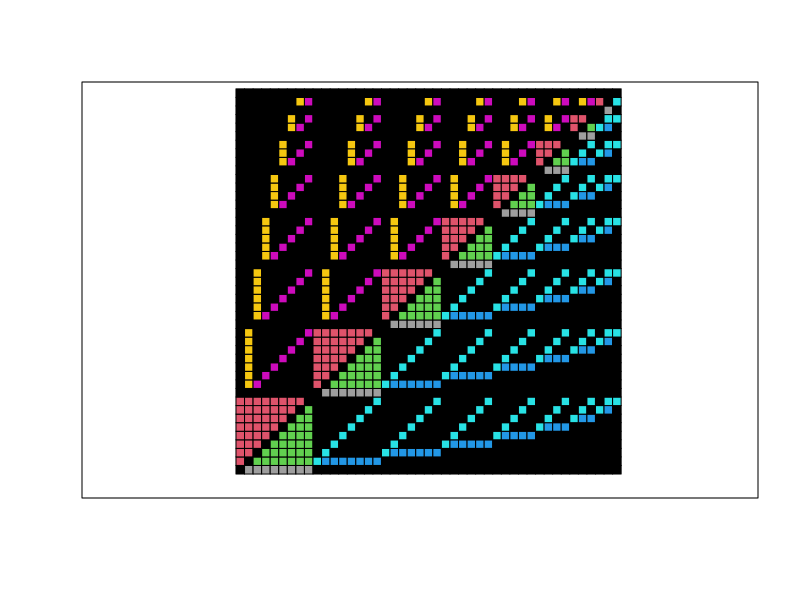

R code for this plot:
n = 8
numStates = (n+1)*(n+2)/2

row_index = function(i, M){
    ii = M(M+1)/2-1-i
    K = floor((sqrt(8*ii+1)-1)/2)
    return(M-1-K)
}

column_index = function(i, M){
    ii = M(M+1)/2-1-i
    K = floor((sqrt(8*ii+1)-1)/2)
    return(i - M(M+1)/2 + (K+1)(K+2)/2)
}

get_idx = function(i,j, M){
    return(i*M-i*(i-1)/2+j+1) # 1-based indexing
}

plot_done = function(done){
    plot(0:nrow(done), 0:ncol(done), type = "n", xaxt = "n", yaxt = "n", xlab = "", ylab = "", asp = 1)
    for(i in 1:nrow(done)){
        for(j in 1:ncol(done)){
            rect(i,j,i+1,j+1, col = done[i,j])
        }
    }
}
    
done = matrix(0, numStates, numStates)

indices = matrix(,numStates,2)
for(i in 0:n){
    for(j in i:n){
        idx = get_idx(i,j,n)
        indices[idx,1] = i
        indices[idx,2] = j
    }
}

for(i in 0:n){
    for(j in i:n){
        for(k in 0:n){    
            for(l in k:n){
                rowIdx = get_idx(i,j,n)
                colIdx = get_idx(k,l,n)
                if((i!=k)&&(j!=l))
                    done[rowIdx,colIdx] = 1 # (this may be overridden by another below)
                if(i==k&&j==l)
                    done[rowIdx,colIdx] = 1
                if(i==k&&k<=j&&j<l)
                    done[rowIdx,colIdx] = 2
                if(i==k&&k<l&&l<j)
                    done[rowIdx,colIdx] = 3
                if(k<i&&i==l&&l<j)
                    done[rowIdx,colIdx] = 4
                if(k<i&&i<=j&&j==l)
                    done[rowIdx,colIdx] = 5
                if(i<k&&k<j&&j==l)
                    done[rowIdx,colIdx] = 6
                if(i<j&&j==k&&k<l)
                    done[rowIdx,colIdx] = 7
                # special
                if(i==k&&k==l&&l<j)
                    done[rowIdx,colIdx] = 8
                if(i<k&&k==l&&l==j)
                    done[rowIdx,colIdx] = 9
            }
        }
    }
}

plot_done(done)

which(done == 0, arr.ind=T)
# (none)
